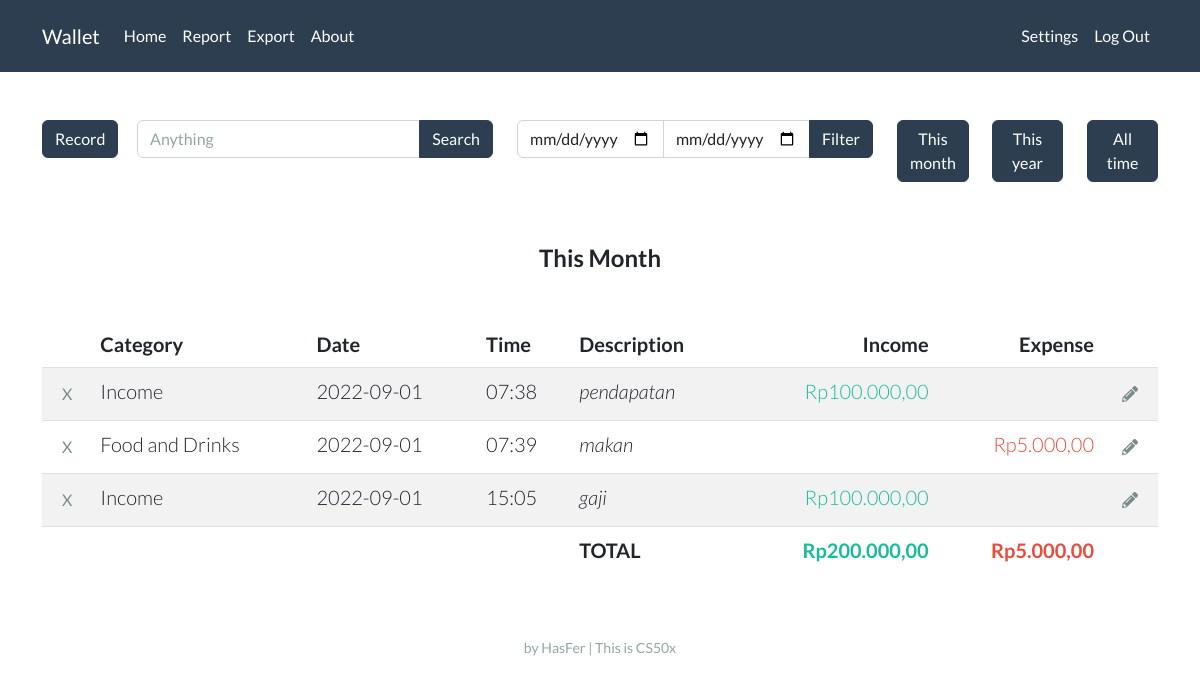
Page / (signed in) on the earlier database version.
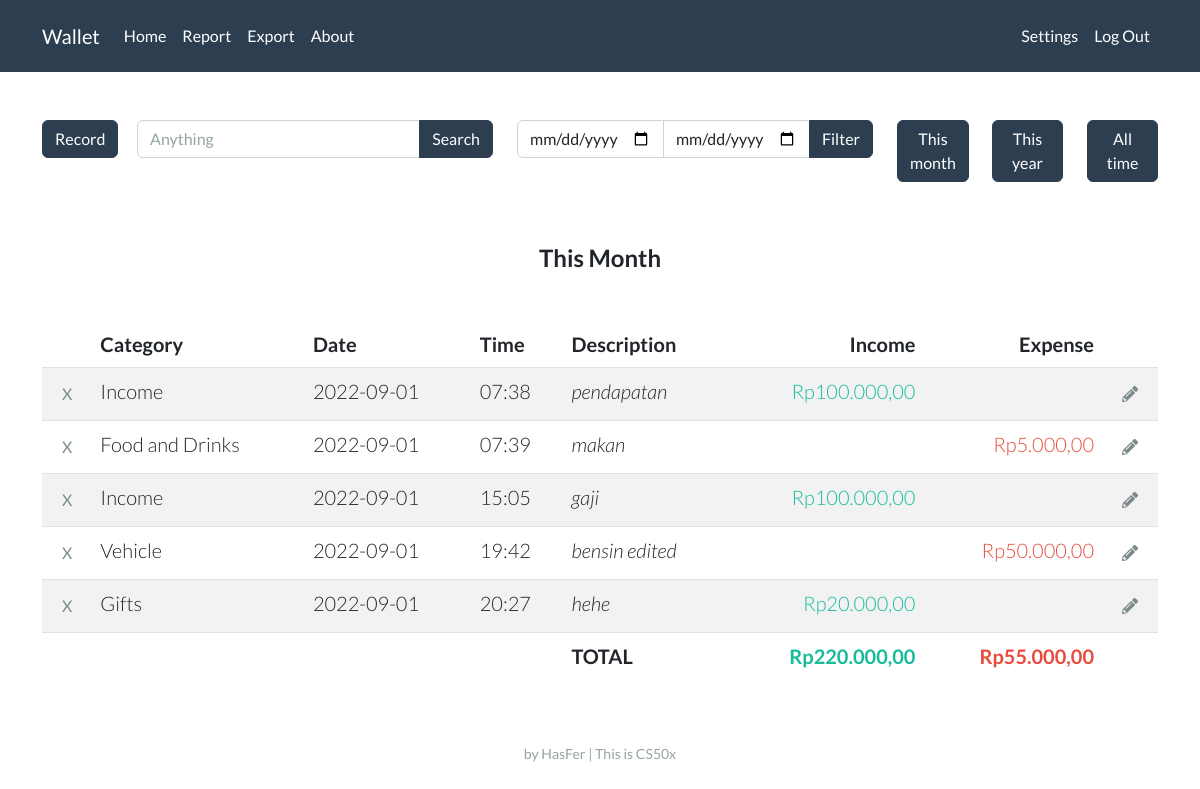
Same page on the later database version.
### tables this page shows
CREATE TABLE records (
                id INTEGER,
                user_id INTEGER,
                account_name TEXT,
                account_category TEXT,
                date NUMBER,
                time NUMBER,
                description TEXT, amount REAL, random_id TEXT,
                PRIMARY KEY(id),
                FOREIGN KEY(user_id) REFERENCES users(id)
                );

### app.py (the view, shortened to what this page needs)
@app.route("/", methods=["GET", "POST"])
def index():
    if session.get("user_id") is None:
        return render_template("index.html")
    con, cur = connect_db()
    if request.method == "GET":
        year_now = str(datetime.now().year)
        month_now = str(datetime.now().month)
        date_filter = year_now + '%' + month_now + '%'
        label = 'This Month'
    if request.form.get('filter_btn') == 'between':
        res = cur.execute("SELECT * FROM records WHERE user_id = ? AND date BETWEEN ? AND ?",
                          (session["user_id"], start_date, end_date))
    elif request.form.get('search_btn') == 'search_btn':
        res = cur.execute("SELECT * FROM records WHERE user_id = ? AND (account_name LIKE ? OR description LIKE ?)",
                          (session["user_id"], f"%{keyword}%", f"%{keyword}%"))
    else:
        res = cur.execute("SELECT * FROM records WHERE user_id = ? AND date LIKE ?", (session["user_id"], date_filter))
    res = list(res)
    income = 0
    expense = 0
    for i in res:
        if i[3] == 'Income':
            income += i[7]
        else:
            expense += i[7]
    records = []
    for i in res:
        i = list(i)
        i[7] = idr(i[7])
        records.append(i)
    income = idr(income)
    expense = idr(expense)
    con.close()
    return render_template("home.html", records=records, income=income, expense=expense, label=label, date_now=get_date_now(), time_now=get_time_now())

### helpers.py (called while the page is built)
def connect_db(db="wallet.db"):
    con = sqlite3.connect(db)
    cur = con.cursor()
    return con, cur

def idr(value):
    value = f"Rp{value:,.2f}"
    rupiah = value.replace(".", "#")
    rupiah = rupiah.replace(",", ".")
    rupiah = rupiah.replace("#", ",")
    return rupiah

def get_date_now():
    now = datetime.now()
    day = now.day
    if day < 10:
        day = f"0{day}"
    month = now.month
    if month < 10:
        month = f"0{month}"
    year = now.year
    date_now = f"{year}-{month}-{day}"
    return date_now

def get_time_now():
    now = datetime.now()
    hour = now.hour
    if hour < 10:
        hour = f"0{hour}"
    minute = now.minute
    if minute < 10:
        minute = f"0{minute}"
    time_now = f"{hour}:{minute}"
    return time_now

### templates/home.html (shortened to what this page needs)
{% extends "layout.html" %}
{% block main %}
<div class="row">
    <div class="col-lg-1">
        <button type="button" class="btn btn-primary mb-3" data-bs-toggle="collapse" data-bs-target="#demo">Record</button>
    </div>
        <div class="col-lg-4">
            <form action="/" method="post">
                <div class="input-group mb-3">
                    <input name="search_vield" type="text" class="form-control" placeholder="Anything" aria-label="Search" aria-describedby="button-addon2">
                    <button name="search_btn" value="search_btn" class="btn btn-primary" type="submit" id="button-addon2">Search</button>
                </div>
            </form>
        </div>
    <div class="col-lg-4">
        <form action="/" method="post">
            <div class="input-group mb-3">
                <input name="start_date" type="date" class="form-control">
                <input name="end_date" type="date" class="form-control">
                <button name="filter_btn" value="between" class="btn btn-primary" type="submit" id="button-addon2">Filter</button>
            </div>
        </form>
    </div>
    <div class="col-lg-1 mb-3">
        <button class="btn btn-primary mb-3" onclick="window.location.href=window.location.href;">This month</button>
    </div>
    <div class="col-lg-1 mb-3">
        <form action="/" method="post">
            <button name="filter_btn" value="thisyear" type="submit" class="btn btn-primary mb-3">This year</button>
    </div>
    <div class="col-lg-1 mb-3">
            <button name="filter_btn" value="alltime" type="submit" class="btn btn-primary mb-3">All time</button>
    </div>
</div>
<br>
<h4 class="mb-5 fw-bold">{{ label }}</h4>
<table class="table table-striped">
    <thead>
        <tr>
            <th style="width:1%;"></th>
            <th class="text-start">Category</th>
            <th class="text-start">Date</th>
            <th class="text-start">Time</th>
            <th class="text-start">Description</th>
            <th class="text-end">Income</th>
            <th class="text-end">Expense</th>
            <th style="width:1%;"></th>
        </tr>
    </thead>
    <tbody>
        {% for record in records %}
        <tr>
            <td>
                <form action="/delete" method="post">
                    <input class="btn btn-outline-dark border-0" type="submit" value="X" title="Delete">
                </form>
            </td>
            <td class="text-start">{{ record[2] }}</td>
            <td class="text-start">{{ record[4] }}</td>
            <td class="text-start">{{ record[5] }}</td>
            <td class="text-start"><em>{{ record[6] }}</em></td>
            <td class="text-end text-success">{% if record[3] in "Income" %}{{ record[7] }}{% endif %}</td>
            <td class="text-end text-danger">{% if record[3] not in "Income" %}{{ record[7] }}{% endif %}</td>
            <td>
                <form action="/edit" method="post">
                    <button class="btn btn-outline-dark border-0" type="submit" title="Edit">
                    </button>
                </form>
            </td>
        </tr>
        {% endfor %}
    </tbody>
    <tfoot>
        <tr>
            <td class="border-0"></td>
            <td class="border-0"></td>
            <td class="border-0"></td>
            <td class="border-0"></td>
            <td class="border-0 fw-bold text-start">TOTAL</td>
            <td class="border-0 fw-bold text-end text-success">{{ income }}</td>
            <td class="border-0 fw-bold text-end text-danger">{{ expense }}</td>
            <td class="border-0"></td>
        </tr>
    </tfoot>
</table>
{% endblock %}

### templates/layout.html (shortened to what this page needs)
<!DOCTYPE html>
<html lang="en">
<head>
    <link rel="stylesheet" href="/static/light.css">
</head>
<body>
    <nav class="navbar navbar-expand-lg navbar-dark bg-primary">
        <div class="container">
            <a class="navbar-brand" href="/">Wallet</a>
            <div class="collapse navbar-collapse" id="navbarColor01">
                {% if session["user_id"] %}
                <ul class="navbar-nav me-auto">
                    <li class="nav-item"><a class="nav-link" href="#">Home</a></li>
                    <li class="nav-item"><a class="nav-link" href="#">Report</a></li>
                    <li class="nav-item"><a class="nav-link" href="#">Export</a></li>
                    <li class="nav-item"><a class="nav-link" href="#">About</a></li>
                </ul>
                <ul class="navbar-nav ms-auto">
                    <li class="nav-item"><a class="nav-link" href="/settings">Settings</a></li>
                    <li class="nav-item"><a class="nav-link" href="/logout">Log Out</a></li>
                </ul>
                {% endif %}
            </div>
        </div>
    </nav>
    <main class="container py-5 lead text-center">
        {% block main %}{% endblock %}
    </main>
    <footer class="mb-5 small text-center text-muted">
        by HasFer | This is CS50x
    </footer>
</body>
</html>

Differences in the rows shown:
added records: account_name "Vehicle", date "2022-09-01", time "19:42", description "bensin edited", amount "Rp50.000,00"
added records: account_name "Gifts", date "2022-09-01", time "20:27", description "hehe", amount "Rp20.000,00"
Other differences:
{{ income }}: "Rp200.000,00" → "Rp220.000,00"
{{ expense }}: "Rp5.000,00" → "Rp55.000,00"
